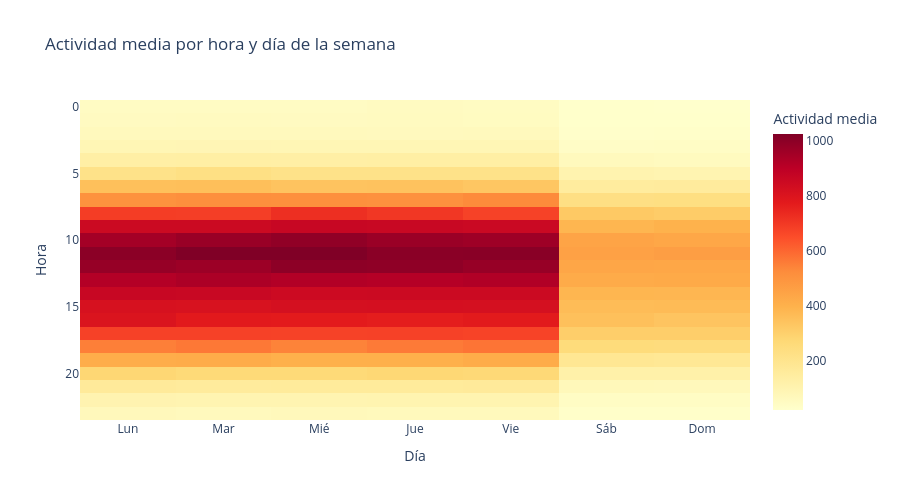

The code cell stored with this chart in its notebook:
### Markdown cell above
## 8. Heatmap: actividad media por hora y día de la semana

### Code cell
pivot = df.pivot_table(values="actividad", index=df["timestamp_local"].dt.hour,
                        columns="day_of_week", aggfunc="mean")
pivot.columns = ["Lun", "Mar", "Mié", "Jue", "Vie", "Sáb", "Dom"]

fig = px.imshow(pivot, aspect="auto", color_continuous_scale="YlOrRd",
                title="Actividad media por hora y día de la semana",
                labels=dict(x="Día", y="Hora", color="Actividad media"))
fig.update_layout(height=500)
fig.show()

### Figure 1 — Plotly figure (JSON) as saved in the notebook; plotly's stock layout.template omitted (floating-point values rounded to 4 significant figures; data arrays with more than 128 entries replaced by an {"elided": "..."} marker saying what was removed)
{"data": [{"coloraxis": "coloraxis", "hovertemplate": "Día: %{x}<br>Hora: %{y}<br>Actividad media: %{z}<extra></extra>", "name": "0", "type": "heatmap", "x": ["Lun", "Mar", "Mié", "Jue", "Vie", "Sáb", "Dom"], "xaxis": "x", "y": [0, 1, 2, 3, 4, 5, 6, 7, 8, 9, 10, 11, 12, 13, 14, 15, 16, 17, 18, 19, 20, 21, 22, 23], "yaxis": "y", "z": {"elided": "24x7 float values"}}], "layout": {"coloraxis": {"colorbar": {"title": {"text": "Actividad media"}}, "colorscale": [[0, "rgb(255,255,204)"], [0.125, "rgb(255,237,160)"], [0.25, "rgb(254,217,118)"], [0.375, "rgb(254,178,76)"], [0.5, "rgb(253,141,60)"], [0.625, "rgb(252,78,42)"], [0.75, "rgb(227,26,28)"], [0.875, "rgb(189,0,38)"], [1, "rgb(128,0,38)"]]}, "height": 500, "title": {"text": "Actividad media por hora y día de la semana"}, "xaxis": {"anchor": "y", "domain": [0, 1], "title": {"text": "Día"}}, "yaxis": {"anchor": "x", "autorange": "reversed", "domain": [0, 1], "title": {"text": "Hora"}}}}
